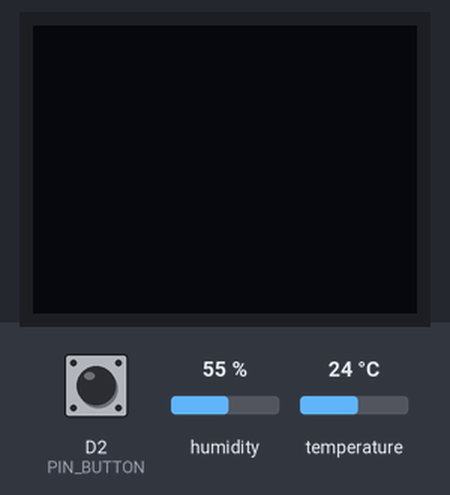
A sketch run on a simulated Particle Photon. Parts: 64×48 one-colour display. Inputs (shaded band) come from the test bench; at power-on: D2 (PIN_BUTTON) HIGH, humidity 55 %, temperature 24 °C. The display library's start-up logo is not drawn; what the sketch prints to the serial monitor is not drawn.

Above: at 2.2 s.
2.3 s: D2 (PIN_BUTTON) pulled LOW for 0.15 s
At 2.7 s:
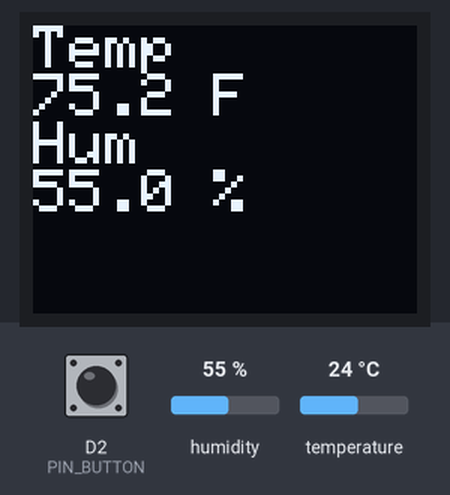
3.9 s: D2 (PIN_BUTTON) pulled LOW for 1 s
At 4.3 s:
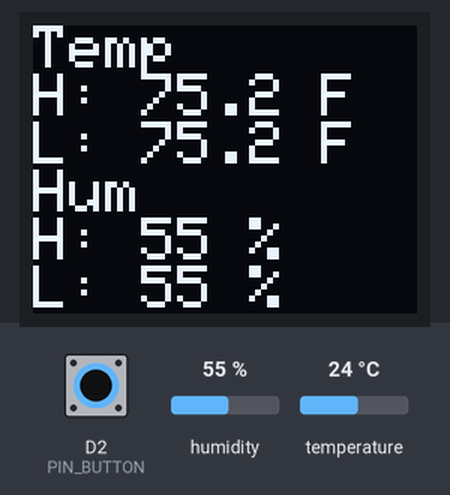
Timing chart, 0 to 6.9 s (numbered marks = the images above; inputs shaded):
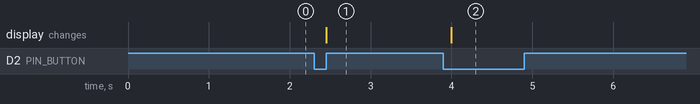

Measured:
- after the input at 2.3 s, the display: changes after 0.15 s (image 1)
- after the input at 3.9 s, the display: changes after 0.10 s (image 2)

The sketch:

itp348_a6_xu_connie.ino
```cpp
/*
 * Project itp348_a6_xu_connie
 * Description: Environment Monitor and Dashboard
 * Author: Connie Xu
 * Date: 2/19/23
 */

#include "DHT20.h"
#include "SparkFunMicroOLED.h"

DHT20 dht;
MicroOLED oled(MODE_I2C, 9, 1);

const int PIN_BUTTON = D2;

// global vars
int prevButtonState = HIGH;

int buttonPresses = 0;

float highTemp = 0.0;
float lowTemp = 0.0;
float highHum = 0.0;
float lowHum = 0.0;

const unsigned long INTERVAL_PUBLISH = 2500;
unsigned long prevMillis = 0;

enum Display
{
  current,
  history
};

void setup()
{
  dht.begin();

  oled.begin();
  oled.clear(ALL);
  oled.display();

  Serial.begin(9600);

  delay(1000);

  oled.clear(PAGE);

  pinMode(PIN_BUTTON, INPUT);
}

void loop()
{
  int currButtonState = digitalRead(PIN_BUTTON);
  int stat = dht.read();
  Display status = current;

  if (highTemp <= dht.getTemperatureF())
  {
    highTemp = dht.getTemperatureF();
  }

  if (lowTemp == 0.0)
  {
    lowTemp = dht.getTemperatureF();
  }
  else if (lowTemp >= dht.getTemperatureF())
  {
    lowTemp = dht.getTemperatureF();
  }

  if (highHum <= dht.getHumidity())
  {
    highHum = dht.getHumidity();
  }

  if (lowHum == 0.0)
  {
    lowHum = dht.getHumidity();
  }
  else if (lowHum >= dht.getHumidity())
  {
    lowHum = dht.getHumidity();
  }

  if (currButtonState == LOW && prevButtonState == HIGH)
  {
    if (buttonPresses == 0)
    {
      status = current;
    }
    else if (buttonPresses == 1)
    {
      status = history;
    }

    Serial.println(String(status));

    if (status == current)
    {
      Serial.println("entered current");
      Serial.println(String(stat));
      Serial.println("dht20: " + String(DHT20_OK));
      if (0 == DHT20_OK) // if (stat == DHT20_OK)
      {
        Serial.println("Temp");
        Serial.println(String(dht.getTemperatureF()) + " F");
        Serial.println("Hum");
        Serial.println(String(dht.getHumidity()) + " %");

        oled.setCursor(0, 0);
        oled.setFontType(0);

        oled.println("Temp");
        oled.println(String(dht.getTemperatureF(), 1) + " F");
        oled.println("Hum");
        oled.println(String(dht.getHumidity(), 1) + " %");

        oled.display();

        oled.clear(PAGE);
      }
      else
      {
        Serial.println("Invalid read");
      }

      if (buttonPresses == 0)
      {
        buttonPresses++;
        Serial.println("button read: " + String(buttonPresses));
      }
      else if (buttonPresses == 1)
      {
        buttonPresses--;
        Serial.println("button read: " + String(buttonPresses));
      }

      // delay(1000);
    }
    else if (status == history)
    {
      Serial.println("entered history");
      if (0 == DHT20_OK) // if (stat == DHT20_OK)
      {
        oled.setCursor(0, 0);
        oled.setFontType(0);

        Serial.println("Temp");
        Serial.println("H: " + String(highTemp, 1) + " F");
        Serial.println("L: " + String(lowTemp, 1) + " F");
        Serial.println("Hum");
        Serial.println("H: " + String(highHum, 0) + " %");
        Serial.println("L: " + String(lowHum, 0) + " %");

        oled.println("Temp");
        oled.println("H: " + String(highTemp, 1) + " F");
        oled.println("L: " + String(lowTemp, 1) + " F");
        oled.println("Hum");
        oled.println("H: " + String(highHum, 0) + " %");
        oled.println("L: " + String(lowHum, 0) + " %");

        oled.display();

        oled.clear(PAGE);
      }
      else
      {
        Serial.println("Invalid read");
      }

      if (buttonPresses == 0)
      {
        buttonPresses++;
        Serial.println("button read: " + String(buttonPresses));
      }
      else if (buttonPresses == 1)
      {
        buttonPresses--;
        Serial.println("button read: " + String(buttonPresses));
      }
      // delay(1000);
    }
  }
  prevButtonState = currButtonState;

  unsigned long currMillis = millis();
  if (currMillis - prevMillis > INTERVAL_PUBLISH)
  {
    Particle.publish("temp", String(dht.getTemperatureF()));
    Particle.publish("hum", String(dht.getHumidity()));
    prevMillis = currMillis;
  }
}
```
